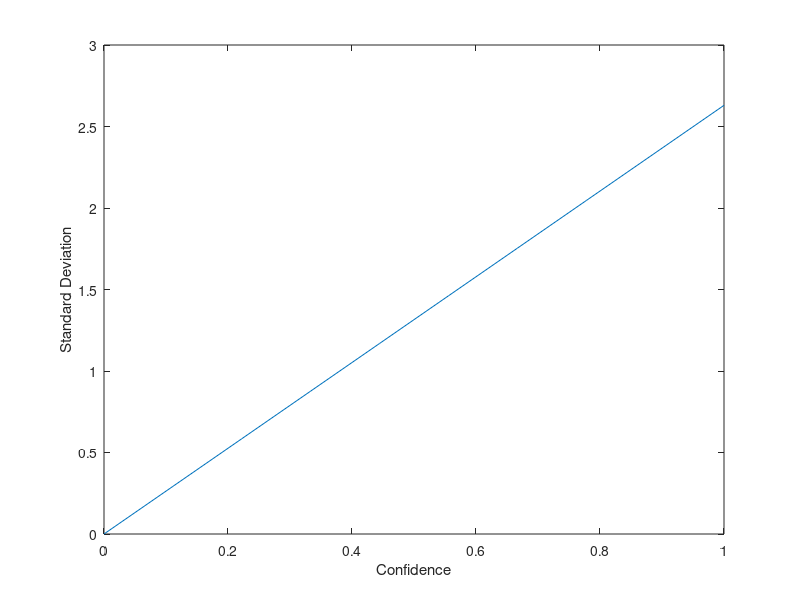

Write the MATLAB code that produced this figure.
% INPUT
numbins = 10;
data = [1, 2, 3, 7];

% Function: f(c,xi) = xi + (1-c)(mean - xi)

% Vector
m = mean(data);
p = zeros(numel(data)+1,numbins);
p(1,:) = linspace(0,1,numbins);
for i = 1:numbins
    p(2:numel(data)+1,i) = data + (1-p(1,i)).*(m-data);
end
p
plot(p(1,:),p(2:numel(data)+1,:))
xlabel('Confidence');
ylabel('Likelihood Vector [1,2,3] Scaled');
pause

% Ratios
r = zeros(numel(data)*(numel(data)-3)/2+numel(data),numbins);
k = 1;
for i = 2:numel(data)+1
    for j = i+1:numel(data)+1
        r(k,:) = p(i,:) ./ p(j,:);
        k = k + 1;
    end
end
r
plot(p(1,:),r)
xlabel('Confidence');
ylabel('Ratios between entries');
pause

% Std. Dev.
sd = std(p(2:end,:))
plot(p(1,:),sd)
xlabel('Confidence');
ylabel('Standard Deviation');

